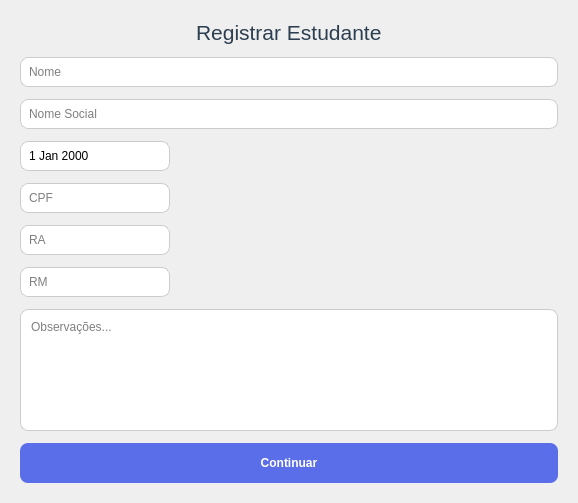
<?xml version="1.0" encoding="UTF-8"?>
<ui version="4.0">
 <class>RegistrarEstudante</class>
 <widget class="QWidget" name="RegistrarEstudante">
  <property name="geometry">
   <rect>
    <x>0</x>
    <y>0</y>
    <width>578</width>
    <height>503</height>
   </rect>
  </property>
  <property name="windowTitle">
   <string>Registrar Estudante</string>
  </property>
  <property name="windowIcon">
   <iconset>
    <normaloff>imagens/68045.png</normaloff>imagens/68045.png</iconset>
  </property>
  <property name="styleSheet">
   <string notr="true">QLabel{
 font-family: &quot;Segoe UI&quot;, &quot;Arial&quot;, sans-serif;
    font-size: 16px;
    font-weight: 500;   
    color: #2c3e50;
}
QLineEdit, QTextEdit {
    border: 1px solid #ccc;
    border-radius: 8px;
    padding: 6px;
    background: white;
}
QDateEdit {
	border: 1px solid #ccc;
    border-radius: 8px;
    padding: 6px;
    background: white;
}

QLineEdit:focus, QDateTimeEdit:focus {
    border: 1.8px solid #C5CDF0
}
QPushButton {
	font: bold;
    background-color: #5B6EE9;
    color: white;
    border-radius: 8px;
    padding: 6px 12px;
}

QPushButton {
    background-color: #5B6EE9;
    color: white;
    border-radius: 8px;
    padding: 6px 12px;
}
QPushButton:hover {
    background-color: #4a5ed8; 
}

QPushButton:pressed {
    background-color: #3f50c7;  
}

QDateEdit::down-arrow {
    image: url(:setas/image-arrow.png);
	width: 18px;
    height: 18px;
}

QDateEdit::drop-down {
    border: none;
    width: 30px;
}</string>
  </property>
  <layout class="QHBoxLayout" name="horizontalLayout">
   <item>
    <widget class="QWidget" name="widget_2" native="true">
     <layout class="QVBoxLayout" name="verticalLayout">
      <property name="spacing">
       <number>12</number>
      </property>
      <item>
       <layout class="QHBoxLayout" name="horizontalLayout_2">
        <property name="spacing">
         <number>6</number>
        </property>
        <item alignment="Qt::AlignHCenter">
         <widget class="QLabel" name="label">
          <property name="text">
           <string>&lt;html&gt;&lt;head/&gt;&lt;body&gt;&lt;p&gt;&lt;span style=&quot; font-size:16pt; font-weight:400;&quot;&gt;Registrar Estudante&lt;/span&gt;&lt;/p&gt;&lt;/body&gt;&lt;/html&gt;</string>
          </property>
         </widget>
        </item>
       </layout>
      </item>
      <item>
       <spacer name="verticalSpacer">
        <property name="orientation">
         <enum>Qt::Vertical</enum>
        </property>
        <property name="sizeHint" stdset="0">
         <size>
          <width>20</width>
          <height>40</height>
         </size>
        </property>
       </spacer>
      </item>
      <item>
       <spacer name="verticalSpacer_2">
        <property name="orientation">
         <enum>Qt::Vertical</enum>
        </property>
        <property name="sizeHint" stdset="0">
         <size>
          <width>20</width>
          <height>40</height>
         </size>
        </property>
       </spacer>
      </item>
      <item>
       <widget class="QLineEdit" name="nome">
        <property name="text">
         <string/>
        </property>
        <property name="placeholderText">
         <string>Nome</string>
        </property>
       </widget>
      </item>
      <item>
       <widget class="QLineEdit" name="nome_social">
        <property name="text">
         <string/>
        </property>
        <property name="placeholderText">
         <string>Nome Social</string>
        </property>
       </widget>
      </item>
      <item>
       <widget class="QDateEdit" name="data_nasc">
        <property name="maximumSize">
         <size>
          <width>150</width>
          <height>16777215</height>
         </size>
        </property>
        <property name="calendarPopup">
         <bool>true</bool>
        </property>
       </widget>
      </item>
      <item>
       <widget class="QLineEdit" name="cpf">
        <property name="maximumSize">
         <size>
          <width>150</width>
          <height>16777215</height>
         </size>
        </property>
        <property name="text">
         <string/>
        </property>
        <property name="placeholderText">
         <string>CPF</string>
        </property>
       </widget>
      </item>
      <item>
       <widget class="QLineEdit" name="ra">
        <property name="maximumSize">
         <size>
          <width>150</width>
          <height>16777215</height>
         </size>
        </property>
        <property name="text">
         <string/>
        </property>
        <property name="placeholderText">
         <string>RA</string>
        </property>
       </widget>
      </item>
      <item>
       <widget class="QLineEdit" name="rm">
        <property name="maximumSize">
         <size>
          <width>150</width>
          <height>16777215</height>
         </size>
        </property>
        <property name="text">
         <string/>
        </property>
        <property name="placeholderText">
         <string>RM</string>
        </property>
       </widget>
      </item>
      <item>
       <widget class="QTextEdit" name="observacao">
        <property name="minimumSize">
         <size>
          <width>0</width>
          <height>60</height>
         </size>
        </property>
        <property name="maximumSize">
         <size>
          <width>16777215</width>
          <height>16777215</height>
         </size>
        </property>
        <property name="placeholderText">
         <string>Observações...</string>
        </property>
       </widget>
      </item>
      <item>
       <widget class="QPushButton" name="btn_continuar">
        <property name="minimumSize">
         <size>
          <width>0</width>
          <height>40</height>
         </size>
        </property>
        <property name="text">
         <string>Continuar</string>
        </property>
       </widget>
      </item>
     </layout>
    </widget>
   </item>
  </layout>
 </widget>
 <resources>
  <include location="imagens/imagens.qrc"/>
 </resources>
 <connections/>
</ui>
